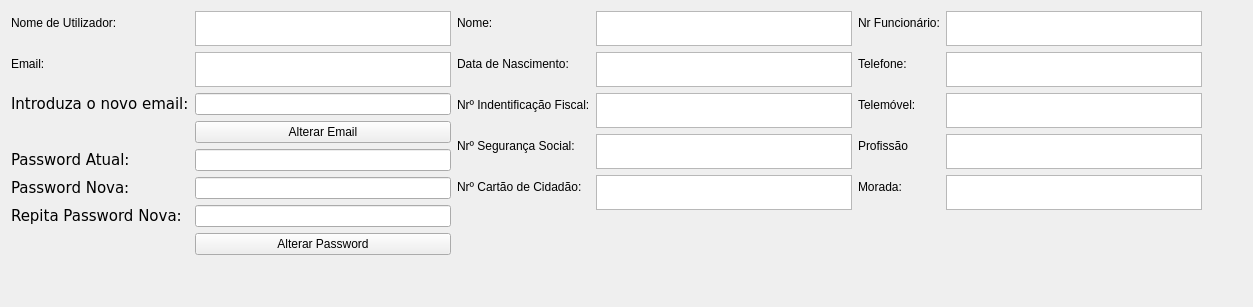
      <widget class="QWidget" name="tab">
       <attribute name="title">
        <string>Meu Perfil</string>
       </attribute>
       <layout class="QGridLayout" name="gridLayout_2">
        <item row="1" column="1">
         <spacer name="verticalSpacer">
          <property name="orientation">
           <enum>Qt::Vertical</enum>
          </property>
          <property name="sizeHint" stdset="0">
           <size>
            <width>20</width>
            <height>40</height>
           </size>
          </property>
         </spacer>
        </item>
        <item row="0" column="0">
         <layout class="QFormLayout" name="formLayout_19">
          <item row="0" column="0">
           <widget class="QLabel" name="label_114">
            <property name="text">
             <string>Nome de Utilizador:</string>
            </property>
            <property name="alignment">
             <set>Qt::AlignLeading|Qt::AlignLeft|Qt::AlignVCenter</set>
            </property>
           </widget>
          </item>
          <item row="0" column="1">
           <widget class="QTextBrowser" name="profileUserName">
            <property name="maximumSize">
             <size>
              <width>16777215</width>
              <height>35</height>
             </size>
            </property>
           </widget>
          </item>
          <item row="1" column="0">
           <widget class="QLabel" name="label_115">
            <property name="text">
             <string>Email:</string>
            </property>
            <property name="alignment">
             <set>Qt::AlignLeading|Qt::AlignLeft|Qt::AlignVCenter</set>
            </property>
           </widget>
          </item>
          <item row="1" column="1">
           <widget class="QTextBrowser" name="profileEmail">
            <property name="maximumSize">
             <size>
              <width>16777215</width>
              <height>35</height>
             </size>
            </property>
           </widget>
          </item>
          <item row="2" column="0">
           <widget class="QLabel" name="label_117">
            <property name="font">
             <font>
              <family>DejaVu Sans</family>
              <pointsize>11</pointsize>
             </font>
            </property>
            <property name="text">
             <string>Introduza o novo email:</string>
            </property>
           </widget>
          </item>
          <item row="2" column="1">
           <widget class="QLineEdit" name="profileNewEmail"/>
          </item>
          <item row="3" column="1">
           <widget class="QPushButton" name="profileChangeEmail">
            <property name="text">
             <string>Alterar Email</string>
            </property>
           </widget>
          </item>
          <item row="4" column="0">
           <widget class="QLabel" name="label_39">
            <property name="font">
             <font>
              <family>DejaVu Sans</family>
              <pointsize>11</pointsize>
             </font>
            </property>
            <property name="text">
             <string>Password Atual:</string>
            </property>
           </widget>
          </item>
          <item row="4" column="1">
           <widget class="QLineEdit" name="profileCurrentPass">
            <property name="text">
             <string/>
            </property>
            <property name="echoMode">
             <enum>QLineEdit::Password</enum>
            </property>
           </widget>
          </item>
          <item row="5" column="0">
           <widget class="QLabel" name="label_40">
            <property name="font">
             <font>
              <family>DejaVu Sans</family>
              <pointsize>11</pointsize>
             </font>
            </property>
            <property name="text">
             <string>Password Nova:</string>
            </property>
           </widget>
          </item>
          <item row="5" column="1">
           <widget class="QLineEdit" name="profileNewPass">
            <property name="text">
             <string/>
            </property>
            <property name="echoMode">
             <enum>QLineEdit::Password</enum>
            </property>
           </widget>
          </item>
          <item row="6" column="0">
           <widget class="QLabel" name="label_116">
            <property name="font">
             <font>
              <family>DejaVu Sans</family>
              <pointsize>11</pointsize>
             </font>
            </property>
            <property name="text">
             <string>Repita Password Nova:</string>
            </property>
           </widget>
          </item>
          <item row="6" column="1">
           <widget class="QLineEdit" name="profileRepPass">
            <property name="text">
             <string/>
            </property>
            <property name="echoMode">
             <enum>QLineEdit::Password</enum>
            </property>
           </widget>
          </item>
          <item row="7" column="1">
           <widget class="QPushButton" name="profileChangePass">
            <property name="text">
             <string>Alterar Password</string>
            </property>
           </widget>
          </item>
         </layout>
        </item>
        <item row="0" column="2">
         <layout class="QFormLayout" name="formLayout_21">
          <item row="0" column="0">
           <widget class="QLabel" name="label_87">
            <property name="text">
             <string>Nr Funcionário:</string>
            </property>
            <property name="alignment">
             <set>Qt::AlignLeading|Qt::AlignLeft|Qt::AlignVCenter</set>
            </property>
           </widget>
          </item>
          <item row="1" column="0">
           <widget class="QLabel" name="label_91">
            <property name="text">
             <string>Telefone:</string>
            </property>
            <property name="alignment">
             <set>Qt::AlignLeading|Qt::AlignLeft|Qt::AlignVCenter</set>
            </property>
           </widget>
          </item>
          <item row="2" column="0">
           <widget class="QLabel" name="label_110">
            <property name="text">
             <string>Telemóvel:</string>
            </property>
            <property name="alignment">
             <set>Qt::AlignLeading|Qt::AlignLeft|Qt::AlignVCenter</set>
            </property>
           </widget>
          </item>
          <item row="3" column="0">
           <widget class="QLabel" name="label_112">
            <property name="text">
             <string>Profissão</string>
            </property>
            <property name="alignment">
             <set>Qt::AlignLeading|Qt::AlignLeft|Qt::AlignVCenter</set>
            </property>
           </widget>
          </item>
          <item row="4" column="0">
           <widget class="QLabel" name="label_84">
            <property name="text">
             <string>Morada:</string>
            </property>
            <property name="alignment">
             <set>Qt::AlignLeading|Qt::AlignLeft|Qt::AlignVCenter</set>
            </property>
           </widget>
          </item>
          <item row="0" column="1">
           <widget class="QTextBrowser" name="profileNumber">
            <property name="maximumSize">
             <size>
              <width>16777215</width>
              <height>35</height>
             </size>
            </property>
           </widget>
          </item>
          <item row="1" column="1">
           <widget class="QTextBrowser" name="profileMobileNr">
            <property name="maximumSize">
             <size>
              <width>16777215</width>
              <height>35</height>
             </size>
            </property>
           </widget>
          </item>
          <item row="2" column="1">
           <widget class="QTextBrowser" name="profileaPhoneNr">
            <property name="maximumSize">
             <size>
              <width>16777215</width>
              <height>35</height>
             </size>
            </property>
           </widget>
          </item>
          <item row="3" column="1">
           <widget class="QTextBrowser" name="profileJob">
            <property name="maximumSize">
             <size>
              <width>16777215</width>
              <height>35</height>
             </size>
            </property>
           </widget>
          </item>
          <item row="4" column="1">
           <widget class="QTextBrowser" name="profileAdress">
            <property name="maximumSize">
             <size>
              <width>16777215</width>
              <height>35</height>
             </size>
            </property>
           </widget>
          </item>
          <item row="5" column="1">
           <spacer name="verticalSpacer_20">
            <property name="orientation">
             <enum>Qt::Vertical</enum>
            </property>
            <property name="sizeHint" stdset="0">
             <size>
              <width>20</width>
              <height>40</height>
             </size>
            </property>
           </spacer>
          </item>
         </layout>
        </item>
        <item row="0" column="1">
         <layout class="QFormLayout" name="formLayout_20">
          <item row="0" column="0">
           <widget class="QLabel" name="label_111">
            <property name="text">
             <string>Nome:</string>
            </property>
            <property name="alignment">
             <set>Qt::AlignLeading|Qt::AlignLeft|Qt::AlignVCenter</set>
            </property>
           </widget>
          </item>
          <item row="1" column="0">
           <widget class="QLabel" name="label_85">
            <property name="autoFillBackground">
             <bool>false</bool>
            </property>
            <property name="text">
             <string>Data de Nascimento:</string>
            </property>
            <property name="alignment">
             <set>Qt::AlignLeading|Qt::AlignLeft|Qt::AlignVCenter</set>
            </property>
           </widget>
          </item>
          <item row="2" column="0">
           <widget class="QLabel" name="label_109">
            <property name="text">
             <string>Nrº Indentificação Fiscal:</string>
            </property>
            <property name="alignment">
             <set>Qt::AlignLeading|Qt::AlignLeft|Qt::AlignVCenter</set>
            </property>
           </widget>
          </item>
          <item row="3" column="0">
           <widget class="QLabel" name="label_86">
            <property name="text">
             <string>Nrº Segurança Social:</string>
            </property>
            <property name="alignment">
             <set>Qt::AlignLeading|Qt::AlignLeft|Qt::AlignVCenter</set>
            </property>
           </widget>
          </item>
          <item row="4" column="0">
           <widget class="QLabel" name="label_113">
            <property name="text">
             <string>Nrº Cartão de Cidadão:</string>
            </property>
            <property name="alignment">
             <set>Qt::AlignLeading|Qt::AlignLeft|Qt::AlignVCenter</set>
            </property>
           </widget>
          </item>
          <item row="0" column="1">
           <widget class="QTextBrowser" name="profileName">
            <property name="maximumSize">
             <size>
              <width>16777215</width>
              <height>35</height>
             </size>
            </property>
           </widget>
          </item>
          <item row="4" column="1">
           <widget class="QTextBrowser" name="profileIDNr">
            <property name="maximumSize">
             <size>
              <width>16777215</width>
              <height>35</height>
             </size>
            </property>
           </widget>
          </item>
          <item row="3" column="1">
           <widget class="QTextBrowser" name="profileSocialNr">
            <property name="maximumSize">
             <size>
              <width>16777215</width>
              <height>35</height>
             </size>
            </property>
           </widget>
          </item>
          <item row="2" column="1">
           <widget class="QTextBrowser" name="profileNIF">
            <property name="maximumSize">
             <size>
              <width>16777215</width>
              <height>35</height>
             </size>
            </property>
           </widget>
          </item>
          <item row="1" column="1">
           <widget class="QTextBrowser" name="profileDate">
            <property name="maximumSize">
             <size>
              <width>16777215</width>
              <height>35</height>
             </size>
            </property>
           </widget>
          </item>
          <item row="5" column="0">
           <spacer name="verticalSpacer_19">
            <property name="orientation">
             <enum>Qt::Vertical</enum>
            </property>
            <property name="sizeHint" stdset="0">
             <size>
              <width>20</width>
              <height>40</height>
             </size>
            </property>
           </spacer>
          </item>
         </layout>
        </item>
        <item row="0" column="3">
         <spacer name="horizontalSpacer">
          <property name="orientation">
           <enum>Qt::Horizontal</enum>
          </property>
          <property name="sizeHint" stdset="0">
           <size>
            <width>40</width>
            <height>20</height>
           </size>
          </property>
         </spacer>
        </item>
       </layout>
      </widget>
